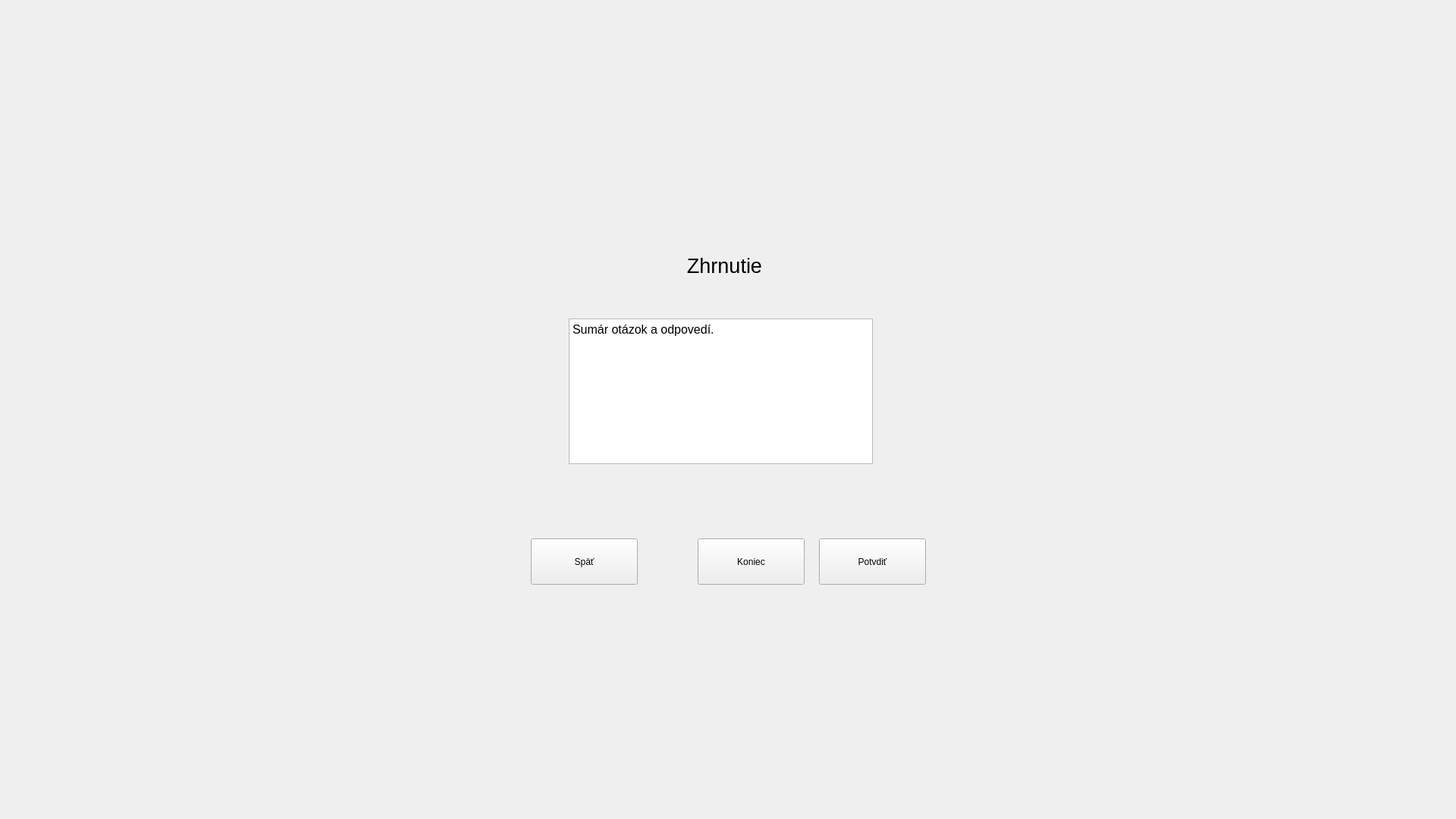
<?xml version="1.0" encoding="UTF-8"?>
<ui version="4.0">
 <class>Form</class>
 <widget class="QWidget" name="Form">
  <property name="geometry">
   <rect>
    <x>0</x>
    <y>0</y>
    <width>1920</width>
    <height>1080</height>
   </rect>
  </property>
  <property name="windowTitle">
   <string>Form</string>
  </property>
  <property name="locale">
   <locale language="Slovak" country="Slovakia"/>
  </property>
  <widget class="QWidget" name="widget" native="true">
   <property name="geometry">
    <rect>
     <x>660</x>
     <y>240</y>
     <width>600</width>
     <height>600</height>
    </rect>
   </property>
   <widget class="QPushButton" name="submit">
    <property name="geometry">
     <rect>
      <x>420</x>
      <y>470</y>
      <width>141</width>
      <height>61</height>
     </rect>
    </property>
    <property name="text">
     <string>Potvdiť</string>
    </property>
   </widget>
   <widget class="QPushButton" name="prev">
    <property name="geometry">
     <rect>
      <x>40</x>
      <y>470</y>
      <width>141</width>
      <height>61</height>
     </rect>
    </property>
    <property name="text">
     <string>Späť</string>
    </property>
   </widget>
   <widget class="QTextBrowser" name="textBrowser">
    <property name="geometry">
     <rect>
      <x>90</x>
      <y>180</y>
      <width>401</width>
      <height>192</height>
     </rect>
    </property>
    <property name="html">
     <string>&lt;!DOCTYPE HTML PUBLIC &quot;-//W3C//DTD HTML 4.0//EN&quot; &quot;http://www.w3.org/TR/REC-html40/strict.dtd&quot;&gt;
&lt;html&gt;&lt;head&gt;&lt;meta name=&quot;qrichtext&quot; content=&quot;1&quot; /&gt;&lt;style type=&quot;text/css&quot;&gt;
p, li { white-space: pre-wrap; }
&lt;/style&gt;&lt;/head&gt;&lt;body style=&quot; font-family:'DejaVu LGC Sans'; font-size:12pt; font-weight:400; font-style:normal;&quot;&gt;
&lt;p style=&quot; margin-top:0px; margin-bottom:0px; margin-left:0px; margin-right:0px; -qt-block-indent:0; text-indent:0px;&quot;&gt;Sumár otázok a odpovedí.&lt;/p&gt;&lt;/body&gt;&lt;/html&gt;</string>
    </property>
   </widget>
   <widget class="QLabel" name="label">
    <property name="geometry">
     <rect>
      <x>90</x>
      <y>70</y>
      <width>411</width>
      <height>81</height>
     </rect>
    </property>
    <property name="font">
     <font>
      <family>Ubuntu</family>
      <pointsize>20</pointsize>
      <italic>false</italic>
     </font>
    </property>
    <property name="text">
     <string>Zhrnutie</string>
    </property>
    <property name="alignment">
     <set>Qt::AlignCenter</set>
    </property>
   </widget>
   <widget class="QPushButton" name="quit">
    <property name="geometry">
     <rect>
      <x>260</x>
      <y>470</y>
      <width>141</width>
      <height>61</height>
     </rect>
    </property>
    <property name="text">
     <string>Koniec</string>
    </property>
   </widget>
  </widget>
 </widget>
 <resources/>
 <connections/>
</ui>
